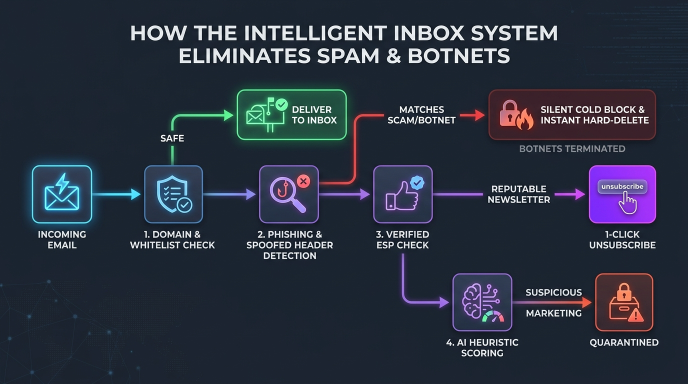
#> input picture skills/inbox-guardian-for-gmail/assets/how-the-system-eliminates-spam.png, 1376 x 768 px, given in place of Glenski-logo.png, which was not available (shown at 1/2 size)
$ python build-og-card.py
#> lines starting #> are read from the running program, lines starting #| are printed output that depends on the picture; pictures that were not available may be replaced by others from this repository, and a replacement may not be noted
#!/usr/bin/env python3
"""
Social Preview Card Generator
save-context -- 1280x640px GitHub / Twitter OG card, white edition

Layout matches the approved glenski-web-research-mcp / universal-audit
white cards. Run with system Python (Pillow required).
"""

from PIL import Image, ImageDraw, ImageFont

# --- Dimensions --------------------------------------------------------------
W, H = 1280, 640

# --- Color System (white edition) ---------------------------------------------
BG      = (255, 255, 255)
ORANGE  = (232, 93, 4)          # brand accent #E85D04
INK     = (10, 10, 10)          # heading
SUBTLE  = (85, 85, 85)          # subtitle
FEATURE = (95, 95, 95)          # feature tagline
DETAIL  = (130, 130, 130)       # secondary detail
ATTR    = (110, 110, 110)       # attribution + handle
PILL_BG = (252, 247, 242)       # warm near-white pill fill
GRID    = (243, 243, 243)       # faint dot grid
DIVIDER = (225, 225, 225)

# --- Font Loader ---------------------------------------------------------------
FDIR = "C:/Users/Glen/.claude/skills/canvas-design/canvas-fonts/"

def font(name, size):
    try:
        return ImageFont.truetype(FDIR + name, size)
    except Exception as e:
        print(f"  [font] could not load {name}: {e}")
        return ImageFont.load_default()

# --- Canvas ---------------------------------------------------------------------
canvas = Image.new("RGB", (W, H), BG)
#> canvas: PIL image 1280x640 RGB; every value is 255
draw   = ImageDraw.Draw(canvas)

# --- Subtle dot grid (left zone only) ---------------------------------------------
for gx in range(0, 800, 36):
    for gy in range(0, H, 36):
        draw.point((gx, gy), fill=GRID)

# --- Load fonts -------------------------------------------------------------------
f_label   = font("InstrumentSans-Regular.ttf", 14)
f_heading = font("BigShoulders-Bold.ttf",      58)
f_sub     = font("InstrumentSans-Regular.ttf", 20)
f_code    = font("JetBrainsMono-Bold.ttf",     15)
f_feature = font("InstrumentSans-Regular.ttf", 15)
f_handle  = font("GeistMono-Regular.ttf",      13)

PAD = 72   # left margin

# --- Measure content block height to center it vertically -------------------------
line1 = "glenski"
line2 = "save-context"

f_heading_use = f_heading
b1 = draw.textbbox((0, 0), line1, font=f_heading_use)
#> b1 = (0, 10, 205, 66)
w1 = b1[2] - b1[0]
#> w1 = 205
if w1 > (800 - PAD - 10):
    f_heading_use = font("BigShoulders-Bold.ttf", 50)
    print("  Reduced heading to 50px")

b1m = draw.textbbox((0, 0), line1, font=f_heading_use)
#> b1m = (0, 10, 205, 66)
b2m = draw.textbbox((0, 0), line2, font=f_heading_use)
#> b2m = (0, 13, 375, 55)
H1  = b1m[3] - b1m[1]
#> H1 = 56
H2  = b2m[3] - b2m[1]
#> H2 = 42

LABEL_H  = 18
GAP_LH   = 20
GAP_L12  = 6
SUB_H    = 26
GAP_HS   = 20
BAR_H    = 2
GAP_SB   = 32
GAP_BP   = 16
PILL_H   = 36
GAP_PF   = 44
FEAT_H   = 20
GAP_FD   = 28
DETAIL_H = 20
GAP_DA   = 36
DIV_H    = 1
GAP_DT   = 14
ATTR_H   = 18

TOTAL_H = (LABEL_H + GAP_LH + H1 + GAP_L12 + H2 + GAP_HS +
           SUB_H + GAP_SB + BAR_H + GAP_BP + PILL_H + GAP_PF +
           FEAT_H + GAP_FD + DETAIL_H + GAP_DA + DIV_H + GAP_DT + ATTR_H)
#> TOTAL_H = 455

TOP_PAD = 56
BOT_PAD = 48
AVAIL   = H - TOP_PAD - BOT_PAD
Y_START = TOP_PAD + max(0, (AVAIL - TOTAL_H) // 2)
#> Y_START = 96

# --- Draw content block ---------------------------------------------------------
y = Y_START
#> y = 96

# Repo label
draw.text((PAD, y), "github.com/Glenskii/Glenski-Toolkit", font=f_label, fill=ORANGE)
y += LABEL_H + GAP_LH
#> y = 134

# Heading line 1
draw.text((PAD, y), line1, font=f_heading_use, fill=INK)
y += H1 + GAP_L12
#> y = 196

# Heading line 2
draw.text((PAD, y), line2, font=f_heading_use, fill=ORANGE)
y += H2 + GAP_HS
#> y = 258

# Subtitle
draw.text((PAD, y), "Compaction and new chats both lose context. This stops that.", font=f_sub, fill=SUBTLE)
y += SUB_H + GAP_SB
#> y = 316

# Orange accent bar
draw.rectangle([(PAD, y), (PAD + 200, y + BAR_H)], fill=ORANGE)
y += BAR_H + GAP_BP
#> y = 334

# Concept pills
Y_PILLS = y
#> Y_PILLS = 334
tools = ["auto-detect env", "pre-compact", "cross-agent"]
px = PAD
for label in tools:
    bb = draw.textbbox((0, 0), label, font=f_code)
    tw = bb[2] - bb[0]
    th = bb[3] - bb[1]
    pw = tw + 22
    ph = th + 13
    draw.rounded_rectangle(
        [(px, Y_PILLS), (px + pw, Y_PILLS + ph)],
        radius=4, outline=ORANGE, fill=PILL_BG, width=1
    )
    draw.text((px + 11, Y_PILLS + 6), label, font=f_code, fill=ORANGE)
    px += pw + 10
#> this loop made 3 passes
#> (bb, tw, th, pw, ph, px) on passes 1 to 3: ((0, 3, 120, 14), 120, 11, 142, 24, 224), ((0, 4, 95, 17), 95, 13, 117, 26, 351), ((0, 4, 88, 17), 88, 13, 110, 26, 471)
#> after the loop, px = 471
y += PILL_H + GAP_PF
#> y = 414

# Feature tagline
draw.text((PAD, y), "Claude memory.   Codex AGENTS.md.   Generic fallback.",
          font=f_feature, fill=FEATURE)
y += FEAT_H + GAP_FD
#> y = 462

# Secondary detail
draw.text((PAD, y), "Hard verification rule.   Structured final report.   Zero silent skips.",
          font=f_feature, fill=DETAIL)
y += DETAIL_H + GAP_DA
#> y = 518

# Divider
draw.line([(PAD, y), (700, y)], fill=DIVIDER, width=1)
y += DIV_H + GAP_DT
#> y = 533

# Attribution
draw.text((PAD, y), "Portable agent workflow", font=f_handle, fill=ATTR)
ATTRIBUTION_Y = y  # reused to align the right-zone handle below the logo
#> ATTRIBUTION_Y = 533

# --- Vertical separator (warm fade, tuned for white) ------------------------------
SEP_X = 800
for sy in range(H):
    dist = abs(sy - H / 2) / (H / 2)
    strength = (1 - dist ** 1.6)
    r = int(255 - (255 - ORANGE[0]) * strength)
    g = int(255 - (255 - ORANGE[1]) * strength)
    b = int(255 - (255 - ORANGE[2]) * strength)
    draw.point((SEP_X, sy), fill=(r, g, b))

# --- Right zone: logo ---------------------------------------------------------------
LOGO_PATH = r"Y:\Dropbox\_Glen\_Logos\_SPECIAL\Glenski-logo.png"
logo_raw  = Image.open(LOGO_PATH).convert("RGBA")

LOGO_SIZE = 340
logo = logo_raw.resize((LOGO_SIZE, LOGO_SIZE), Image.LANCZOS)
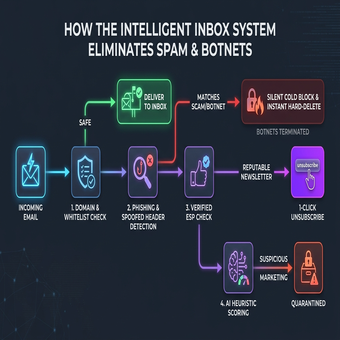
#> logo: PIL image 340x340 RGBA; mean R, G, B, A 42.5, 49.6, 63.9, 255

right_cx = 800 + (1280 - 800) // 2
logo_x   = right_cx - LOGO_SIZE // 2
logo_y   = (H - LOGO_SIZE) // 2 - 30  # shifted up to leave clearance for handle below

# Faint orange ring glow behind logo, blended toward white
glow_cx = logo_x + LOGO_SIZE // 2
glow_cy = logo_y + LOGO_SIZE // 2
for step in range(16, 0, -1):
    strength = (step / 16) ** 2 * 0.55
    r = int(255 - (255 - ORANGE[0]) * strength)
    g = int(255 - (255 - ORANGE[1]) * strength)
    b = int(255 - (255 - ORANGE[2]) * strength)
    radius = LOGO_SIZE // 2 + step + 6
    draw.ellipse(
        [(glow_cx - radius, glow_cy - radius),
         (glow_cx + radius, glow_cy + radius)],
        outline=(r, g, b), width=1
    )

canvas.paste(logo, (logo_x, logo_y), logo)
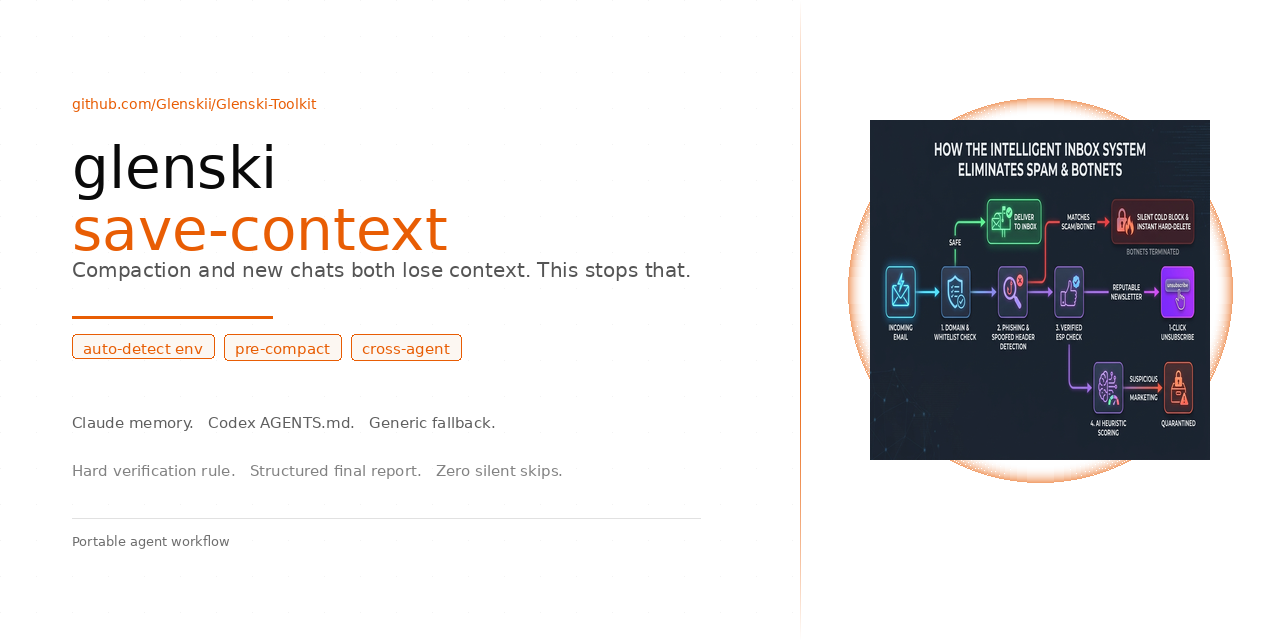
#> canvas: PIL image 1280x640 RGB; mean R, G, B 222.9, 222.2, 223.1

# GitHub handle, aligned with the left attribution line, same white/ink
# InstrumentSans label style and size as the top repo-URL line
handle   = "github.com/Glenskii"
hb       = draw.textbbox((0, 0), handle, font=f_label)
#> hb = (0, 2, 139, 16)
handle_w = hb[2] - hb[0]
#> handle_w = 139
draw.text(
    (right_cx - handle_w // 2, ATTRIBUTION_Y),
    handle, font=f_label, fill=INK
)

# --- Save ------------------------------------------------------------------------------
OUT = "C:/Users/Glen/.claude/skills/save-context/assets/social-preview.png"
canvas.save(OUT, "PNG")
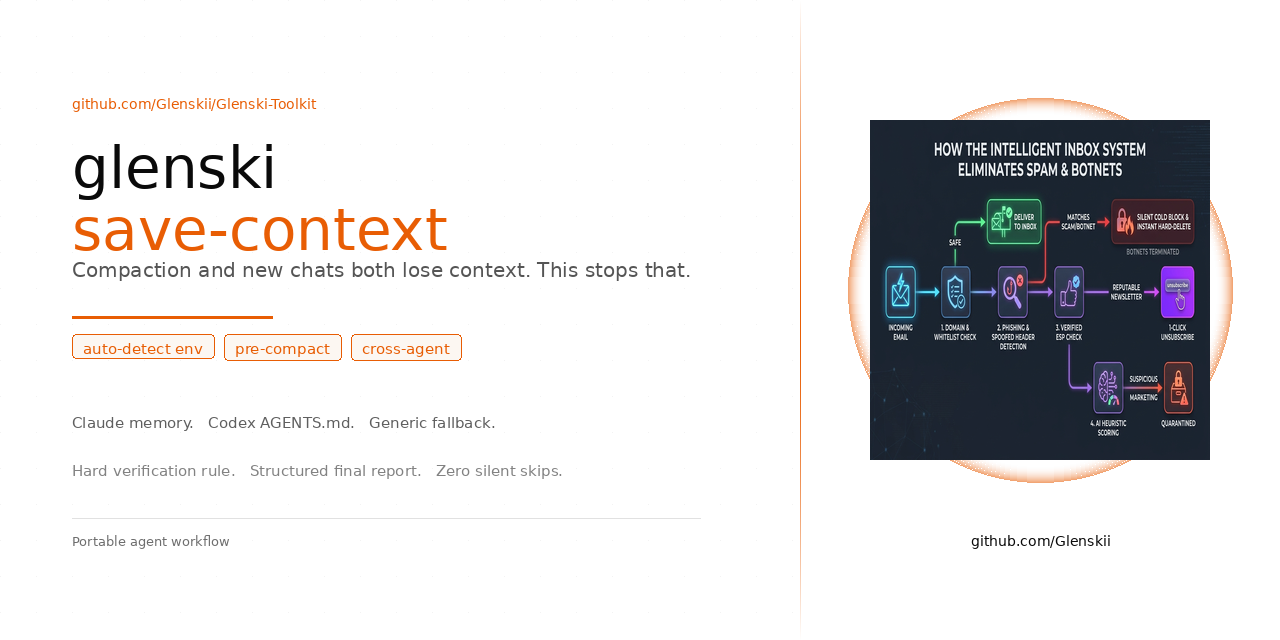
#> saved as social-preview.png: PIL image 1280x640 RGB; mean R, G, B 222.7, 222, 223
print(f"  Saved: {OUT}")
print(f"  Dimensions: {canvas.size}")
#|   Dimensions: (1280, 640)
